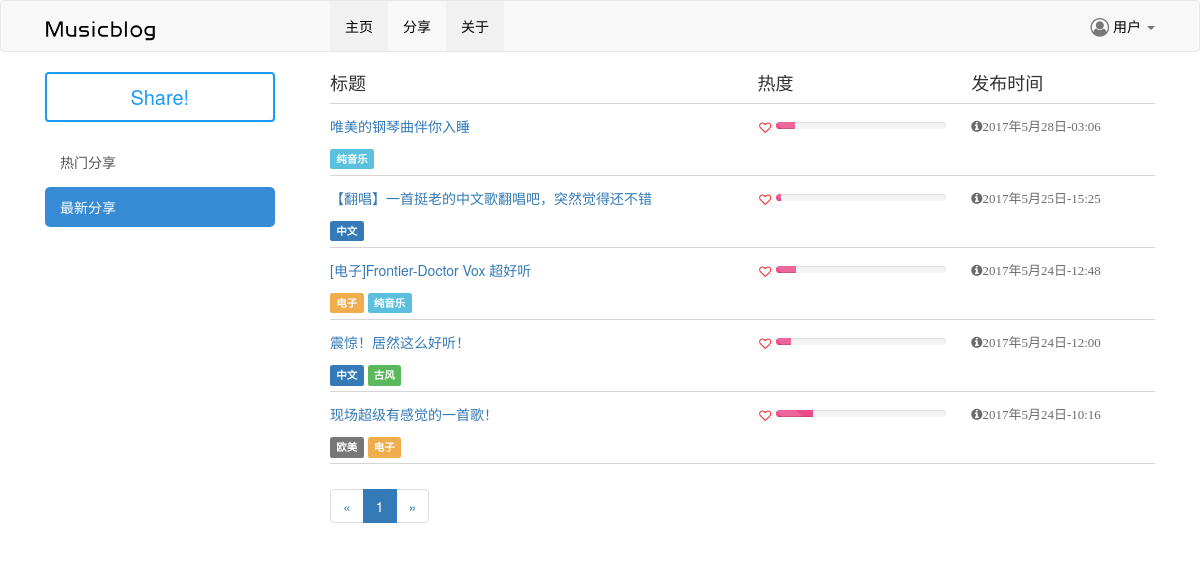
Screenshot of /indexbynew/ with the database file from the repository.
### app/models.py (models this page shows, shortened)
class essay(models.Model):
    title = models.CharField(max_length=128,blank=False,null=False)
    auther = models.CharField(max_length=50,blank=False,null=False)
    creatdate = models.DateTimeField(auto_now_add=True)
    content = models.TextField()
    platform = models.CharField(max_length=128)
    link = models.CharField(max_length=2048,blank=False,null=False)
    like = models.IntegerField(default=0)
    comment = models.IntegerField(default=0)
    open = models.IntegerField(default=0)
    popular = models.DecimalField(max_digits=7,decimal_places=2,default=0)
    lable = models.CharField(max_length=128,default='')

### app/views.py (the view)
# urls.py: url(r'^indexbynew/$',v1.indexbynew,name='indexbynew'),
def indexbynew(request):
    blog_list = essay.objects.all().order_by('-creatdate')
    paginator = Paginator(blog_list,10)
    page = request.GET.get('page')
    try:
        blog_list = paginator.page(page)
    except PageNotAnInteger:
        blog_list = paginator.page(1)
    except EmptyPage:
        blog_list = paginator.page(1)
    numlist = range(1,paginator.num_pages+1)
    lablelist = []
    for e in blog_list:
        lablelist.append(str(e.lable).split(';')[1:])
    return render(request, 'index.html', {'posts': blog_list,'numlist':numlist,'lablelist':lablelist,'state':2})

### app/templates/index.html (shortened to what this page needs)
{% extends "base.html" %}
{% block content %}
        <div class="row">
            <div class="col-xs-6">
                <font face="youyuan" size="4">标题</font>
            </div>
            <div class="col-xs-3">
                <font face="youyuan" size="4">热度</font>
            </div>
            <div class="col-xs-3">
                <font face="youyuan" size="4">发布时间</font>
            </div>
        </div>
        <hr>
        {% for post in posts %}
        <div class="row">
            <div class="col-xs-6">
                <div class="news-list-item">
                    <a class="title" href="{% url 'show_blog' post.id %}">
                        <h5>{{ post.title }}</h5>
                    </a>
                    {% for i in lablelist %}
                        {% ifequal forloop.counter forloop.parentloop.counter %}
                            {% for j in i %}
                                {% ifequal j '电子' %}
                                    <span class="label label-warning">{{j}}</span>
                                {% endifequal %}
                                {% ifequal j '欧美' %}
                                    <span class="label label-default">{{j}}</span>
                                {% endifequal %}
                                {% ifequal j '纯音乐' %}
                                    <span class="label label-info">{{j}}</span>
                                {% endifequal %}
                                {% ifequal j '中文' %}
                                    <span class="label label-primary">{{j}}</span>
                                {% endifequal %}
                                {% ifequal j '古风' %}
                                    <span class="label label-success">{{j}}</span>
                                {% endifequal %}
                            {% endfor %}
                        {% endifequal %}
                    {% endfor %}
                </div>
            </div>
            <div class="col-xs-3">
                <h6>
                    <div style="float: left;width:10%;  margin-top: 1px;">
                        <i class="fa fa-heart-o fa-fw" aria-hidden="true" style="color: red;"></i>
                    </div>
                    <div style="float: left;width: 88%; margin-top: 3px;" >
                        <div class="progress" style="height: 7px;width: 170px;">
                            <div class="progress-bar progress-bar-danger progress-bar-striped active" role="progressbar" aria-valuenow="100" aria-valuemin="0" aria-valuemax="10" style="width:{{ post.popular }}%;color:#ea4c89">
                            </div>
                        </div>
                    </div>
                </h6>
            </div>
            <div class="col-xs-3">
                <div class="news-list-item">
                    <h6><span class="fa fa-info-circle info2">{{ post.creatdate|date:"Y年n月d日-H:i" }}</span></h6>
                </div>
            </div>
        </div>
        <hr>
        {% endfor%}
        <nav aria-label="Page navigation" style="text-align: left">
            <ul class="pagination">
                {% if posts.has_previous %}
                <li>
                    <a href="?page={{ posts.previous_page_number }}" aria-label="Previous">
                        <span aria-hidden="true">&laquo;</span>
                    </a>
                </li>
                {% else %}
                    <li class="disable">
                    <a aria-label="Previous">
                        <span aria-hidden="true">&laquo;</span>
                    </a>
                    </li>
                {% endif %}
                {% for i in numlist %}
                    {% if i == posts.number %}
                        <li class="active"><a href="?page={{i}}">{{i}}</a></li>
                    {% else %}
                        <li><a href="?page={{i}}">{{i}}</a></li>
                    {% endif %}
                {% endfor %}
                {% if posts.has_next %}
                    <li>
                        <a href="?page={{ posts.next_page_number }}" aria-label="Next">
                            <span aria-hidden="true">&raquo;</span>
                        </a>
                    </li>
                {% else %}
                    <li class="disable">
                        <a aria-label="Next">
                            <span aria-hidden="true">&raquo;</span>
                        </a>
                    </li>
                {% endif %}
            </ul>
        </nav>
{% endblock %}

### app/static/css/demo.css (style rules this page uses)
body { margin:0; padding:0; }

### app/static/css/xf.css (style rules this page uses)
body, h1, h2, h3, h4, h5, h6, p, blockquote, pre, code, del, dfn, em, img, strong, dd, dl, dt, li, ol, ul, fieldset, form, label, button, input, table, caption, tbody, tfoot, thead, tr, th, td, menu { margin:0; padding:0; }
article, aside, details, figcaption, figure, footer, header, hgroup, nav, section { display:block }
ol, ul, menu { list-style:none }
em, i { font-style: normal; }
a { color:#0088DB; text-decoration:none; cursor:pointer }
body, button, input, select, textarea, code { font-size:12px; font-family:microsoft yahei; color: #444; }

### app/static/css/master.css (style rules this page uses)
.news-list-item .title { font-size: 18px; font-weight: bold; }
.news-list-item .info2 { color: #6c6c6c; font-size: 13px; margin-bottom: 15px; }
.progress-bar-danger { background-color: #ea4c89; }

### app/templates/index.html (style rules this page uses)
hr { margin-top: 5px; margin-bottom: 5px; border: 0; border-top: 1px solid #d5d5d5; }

### rows the page displays
essay: title "唯美的钢琴曲伴你入睡", i "纯音乐", {{ post.popular }} 11.00 (drawn), creatdate "2017年5月28日-03:06"
essay: title "【翻唱】一首挺老的中文歌翻唱吧，突然觉得还不错", i "中文", {{ post.popular }} 3.00 (drawn), creatdate "2017年5月25日-15:25"
essay: title "[电子]Frontier-Doctor Vox 超好听", i "电子", i "纯音乐", {{ post.popular }} 12.00 (drawn), creatdate "2017年5月24日-12:48"
essay: title "震惊！居然这么好听！", i "中文", i "古风", {{ post.popular }} 9.00 (drawn), creatdate "2017年5月24日-12:00"
essay: title "现场超级有感觉的一首歌！", i "欧美", i "电子", {{ post.popular }} 22.00 (drawn), creatdate "2017年5月24日-10:16"

### other values shown
{{ i }} "1"
